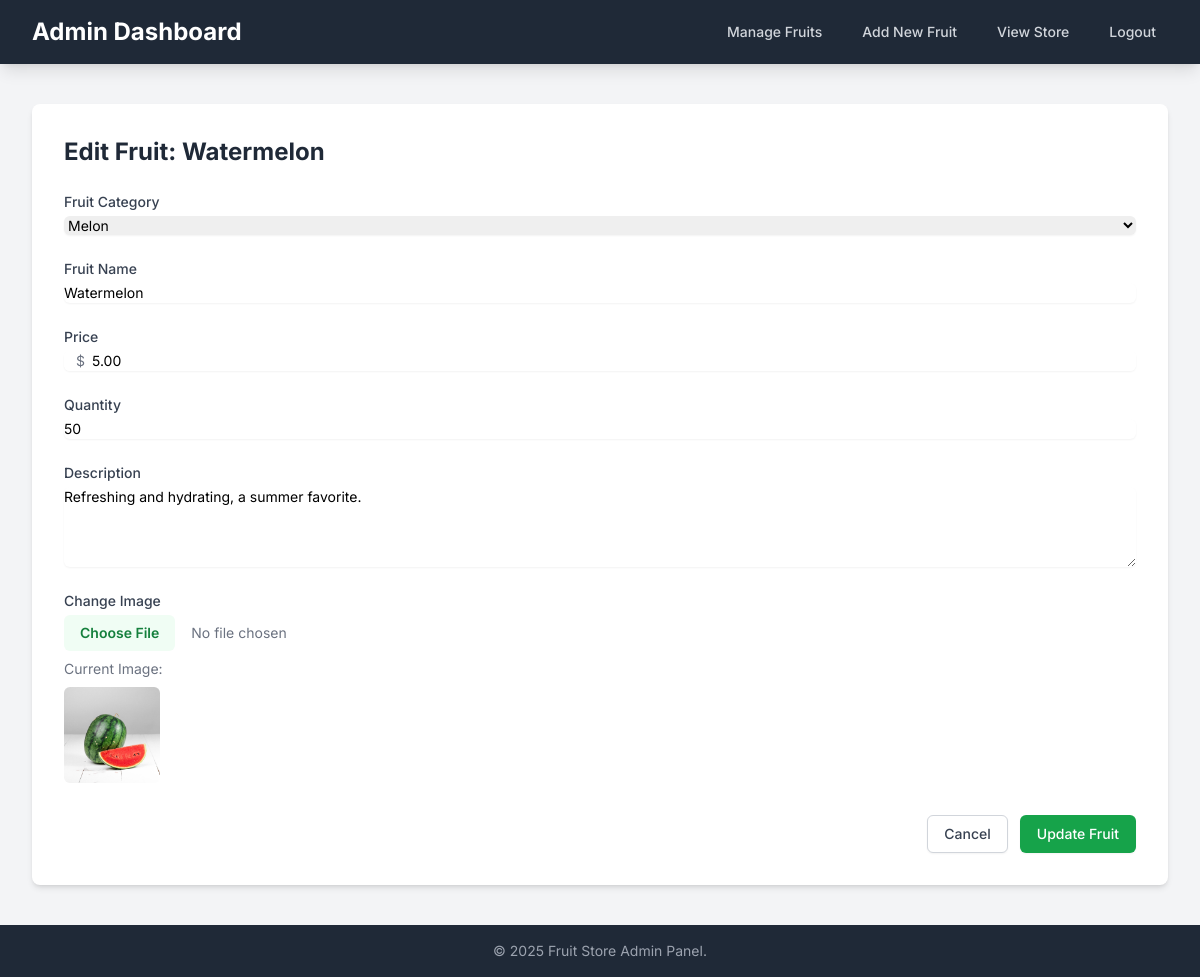
The app's page /admin/edit/4 (signed in) with its own data.
### tables this page shows
CREATE TABLE
    `fruits` (
        `frId` int (11) NOT NULL AUTO_INCREMENT,
        `catId` int (11) NOT NULL,
        `name` varchar(255) NOT NULL,
        `description` text NOT NULL,
        `qty` int (11) NOT NULL DEFAULT 0,
        `price` decimal(10, 2) NOT NULL,
        `image` varchar(255) DEFAULT NULL,
        `regDate` timestamp NOT NULL DEFAULT CURRENT_TIMESTAMP,
        PRIMARY KEY (`frId`),
        KEY `catId` (`catId`),
        CONSTRAINT `fruits_ibfk_1` FOREIGN KEY (`catId`) REFERENCES `categories` (`catId`) ON DELETE CASCADE ON UPDATE CASCADE
    );

CREATE TABLE
    `categories` (
        `catId` int (11) NOT NULL AUTO_INCREMENT,
        `category` varchar(50) NOT NULL,
        PRIMARY KEY (`catId`)
    );

### app/models/Fruit.php (called while the page is built, shortened)
<?php
class Fruit
{
    private $connection;
    public function __construct($connection)
    {
        $this->connection = $connection;
    }
    public function getById($id)
    {
        $query = "SELECT * FROM fruits WHERE frId = :frId";
        $stmt = $this->connection->prepare($query);
        $stmt->bindParam(":frId", $id, PDO::PARAM_INT);
        $stmt->execute();
        return $stmt->fetch(PDO::FETCH_ASSOC);
    }
}

### app/models/Category.php (called while the page is built, shortened)
<?php
class Category
{
    private $connection;
    public function __construct(PDO $connection)
    {
        $this->connection = $connection;
    }
    public function getAll(): array
    {
        $query = "SELECT * FROM categories ORDER BY category ASC";
        $stmt = $this->connection->prepare($query);
        $stmt->execute();
        return $stmt->fetchAll(PDO::FETCH_ASSOC);
    }
}

### app/views/admin/edit.php (the view, shortened to what this page needs)
<?php require_once __DIR__ . '/../layouts/admin_header.php'; ?>
<div class="bg-white shadow-md rounded-lg p-8">
    <h1 class="text-2xl font-bold mb-6 text-gray-800">Edit Fruit: <?= htmlspecialchars($fruit['name']) ?></h1>
    <form action="<?php echo BASE_PATH ?>/admin/update/<?= $fruit['frId'] ?>" method="POST"
        enctype="multipart/form-data">
        <div class="space-y-6">
            <div>
                <label for="catId" class="block text-sm font-medium text-gray-700">Fruit Category</label>
                <select id="catId" name="catId" required
                    class="mt-1 block w-full rounded-md border-gray-300 shadow-sm focus:border-green-500 focus:ring-green-500 sm:text-sm">
                    <?php foreach ($categories as $category): ?>
                        <option value="<?= htmlspecialchars($category['catId']) ?>" <?= $fruit['catId'] == $category['catId'] ? 'selected' : '' ?>>
                            <?= htmlspecialchars($category['category']) ?>
                        </option>
                    <?php endforeach; ?>
                </select>
            </div>
            <div>
                <label for="name" class="block text-sm font-medium text-gray-700">Fruit Name</label>
                <input type="text" name="name" id="name" value="<?= htmlspecialchars($fruit['name']) ?>" required
                    class="mt-1 block w-full rounded-md border-gray-300 shadow-sm focus:border-green-500 focus:ring-green-500 sm:text-sm">
            </div>
            <div>
                <label for="price" class="block text-sm font-medium text-gray-700">Price</label>
                <div class="relative mt-1 rounded-md shadow-sm">
                    <div class="pointer-events-none absolute inset-y-0 left-0 flex items-center pl-3">
                        <span class="text-gray-500 sm:text-sm">$</span>
                    </div>
                    <input type="number" name="price" id="price" step="0.01"
                        value="<?= htmlspecialchars($fruit['price']) ?>" required
                        class="block w-full rounded-md border-gray-300 pl-7 focus:border-green-500 focus:ring-green-500 sm:text-sm">
                </div>
            </div>
            <div>
                <label for="qty" class="block text-sm font-medium text-gray-700">Quantity</label>
                <input type="number" name="qty" id="qty" value="<?= htmlspecialchars($fruit['qty']) ?>" required
                    class="mt-1 block w-full rounded-md border-gray-300 shadow-sm focus:border-green-500 focus:ring-green-500 sm:text-sm">
            </div>
            <div>
                <label for="description" class="block text-sm font-medium text-gray-700">Description</label>
                <textarea id="description" name="description" rows="4" required
                    class="mt-1 block w-full rounded-md border-gray-300 shadow-sm focus:border-green-500 focus:ring-green-500 sm:text-sm"><?= htmlspecialchars($fruit['description']) ?></textarea>
            </div>
            <div>
                <label for="image" class="block text-sm font-medium text-gray-700">Change Image</label>
                <input type="file" name="image" id="image" accept="image/*"
                    class="mt-1 block w-full text-sm text-gray-500 file:mr-4 file:py-2 file:px-4 file:rounded-md file:border-0 file:text-sm file:font-semibold file:bg-green-50 file:text-green-700 hover:file:bg-green-100">
                <p class="mt-2 text-sm text-gray-500">Current Image:</p>
                <img src="<?= htmlspecialchars(BASE_PATH . ($fruit['image'] ? '/storage/images/' . $fruit['image'] : '/storage/images/placeholder.png')) ?>"
                    alt="Current Image" class="mt-2 h-24 w-auto rounded-md" />
            </div>
        </div>
        <div class="mt-8 flex justify-end">
            <a href="<?php echo BASE_PATH ?>/admin"
                class="rounded-md border border-gray-300 bg-white py-2 px-4 text-sm font-medium text-gray-700 shadow-sm hover:bg-gray-50 focus:outline-none focus:ring-2 focus:ring-gray-500 focus:ring-offset-2">Cancel</a>
            <button type="submit"
                class="ml-3 inline-flex justify-center rounded-md border border-transparent bg-green-600 py-2 px-4 text-sm font-medium text-white shadow-sm hover:bg-green-700 focus:outline-none focus:ring-2 focus:ring-green-500 focus:ring-offset-2">Update
                Fruit</button>
        </div>
    </form>
</div>
<?php require_once __DIR__ . '/../layouts/admin_footer.php'; ?>

### app/views/layouts/admin_header.php (style rules this page uses)
body { font-family: 'Inter', sans-serif; }

### records on screen
fruits: name "Watermelon", catId "Melon", price "5.00", qty "50", description "Refreshing and hydrating, a summer favorite.", image (picture)
